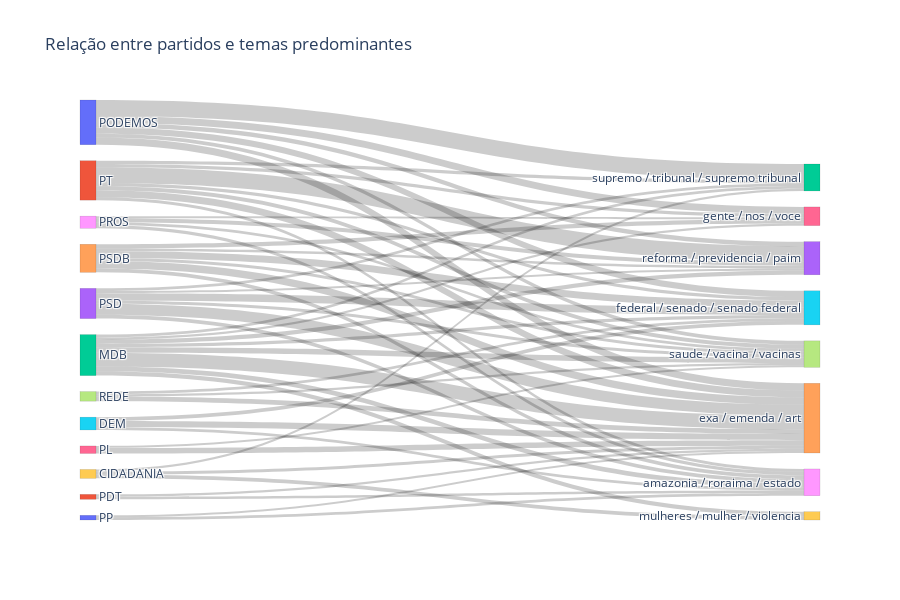

Notebook source saved alongside this figure:
### Markdown cell above
### Partidos e temas

Mostra como cada legenda concentra seu discurso em determinados assuntos.

### Code cell
fluxo_partidos = preparar_fluxo(
    df_temas,
    origem='Partido',
    destino='tema_label',
    top_origem=12,
    top_destino=8,
    min_fluxo=25
)

fluxo_partidos_top = plotar_sankey(
    fluxo_partidos,
    origem='Partido',
    destino='tema_label',
    titulo='Relação entre partidos e temas predominantes'
)

fluxo_partidos_top.head(10)

### Figure 1 — Plotly figure (JSON) as saved in the notebook; plotly's stock layout.template omitted (floating-point values rounded to 4 significant figures)
{"data": [{"link": {"source": [0, 1, 2, 3, 3, 4, 0, 4, 1, 0, 5, 0, 2, 6, 2, 7, 0, 2, 2, 4, 8, 1, 4, 5, 3, 9, 0, 1, 8, 2, 1, 4, 1, 3, 9, 2, 1, 7, 3, 10, 11, 5, 4, 8, 7, 11, 2, 8, 3, 9, 6, 10], "target": [12, 13, 14, 14, 15, 14, 14, 15, 14, 16, 14, 15, 17, 14, 18, 14, 13, 19, 13, 16, 13, 17, 18, 15, 18, 19, 17, 16, 18, 15, 15, 17, 12, 17, 14, 12, 18, 15, 12, 18, 18, 18, 13, 17, 17, 14, 16, 16, 13, 12, 17, 14], "value": [199, 194, 168, 135, 93, 90, 89, 87, 86, 84, 78, 78, 69, 68, 59, 57, 56, 55, 52, 51, 50, 50, 49, 48, 48, 47, 47, 42, 42, 41, 41, 39, 39, 38, 37, 36, 35, 33, 33, 33, 33, 32, 31, 31, 28, 28, 27, 27, 27, 26, 25, 25]}, "node": {"color": ["#636EFA", "#EF553B", "#00CC96", "#AB63FA", "#FFA15A", "#19D3F3", "#FF6692", "#B6E880", "#FF97FF", "#FECB52", "#636EFA", "#EF553B", "#00CC96", "#AB63FA", "#FFA15A", "#19D3F3", "#FF6692", "#B6E880", "#FF97FF", "#FECB52"], "label": ["PODEMOS", "PT", "MDB", "PSD", "PSDB", "DEM", "PL", "REDE", "PROS", "CIDADANIA", "PP", "PDT", "supremo / tribunal / supremo tribunal", "reforma / previdencia / paim", "exa / emenda / art", "federal / senado / senado federal", "gente / nos / voce", "saude / vacina / vacinas", "amazonia / roraima / estado", "mulheres / mulher / violencia"], "line": {"color": "rgba(0,0,0,0.2)", "width": 0.5}, "pad": 16, "thickness": 16}, "type": "sankey"}], "layout": {"font": {"size": 12}, "height": 600, "title": {"text": "Relação entre partidos e temas predominantes"}}}
